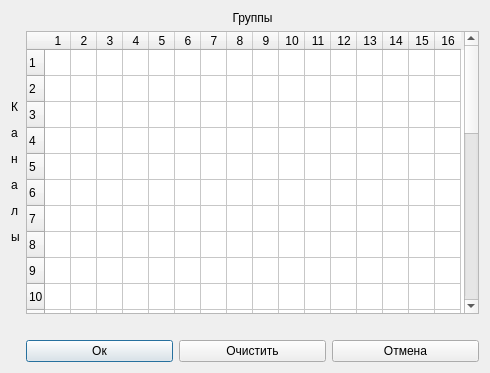
<?xml version="1.0" encoding="UTF-8"?>
<ui version="4.0">
 <class>ChannelParameters</class>
 <widget class="QDialog" name="ChannelParameters">
  <property name="geometry">
   <rect>
    <x>0</x>
    <y>0</y>
    <width>490</width>
    <height>373</height>
   </rect>
  </property>
  <property name="windowTitle">
   <string>определение параметров каналов</string>
  </property>
  <layout class="QGridLayout" name="gridLayout">
   <item row="0" column="1">
    <widget class="QLabel" name="GroupLabel">
     <property name="text">
      <string>Группы</string>
     </property>
     <property name="alignment">
      <set>Qt::AlignCenter</set>
     </property>
    </widget>
   </item>
   <item row="1" column="0">
    <widget class="QLabel" name="GroupLabel_2">
     <property name="text">
      <string>&lt;html&gt;&lt;head/&gt;&lt;body&gt;&lt;p&gt;К&lt;/p&gt;&lt;p&gt;а&lt;/p&gt;&lt;p&gt;н&lt;/p&gt;&lt;p&gt;а&lt;/p&gt;&lt;p&gt;л&lt;/p&gt;&lt;p&gt;ы&lt;/p&gt;&lt;/body&gt;&lt;/html&gt;</string>
     </property>
    </widget>
   </item>
   <item row="1" column="1">
    <widget class="QTableWidget" name="tableWidget">
     <attribute name="horizontalHeaderMinimumSectionSize">
      <number>24</number>
     </attribute>
     <attribute name="horizontalHeaderDefaultSectionSize">
      <number>26</number>
     </attribute>
     <attribute name="verticalHeaderDefaultSectionSize">
      <number>26</number>
     </attribute>
     <row>
      <property name="text">
       <string>1</string>
      </property>
     </row>
     <row>
      <property name="text">
       <string>2</string>
      </property>
     </row>
     <row>
      <property name="text">
       <string>3</string>
      </property>
     </row>
     <row>
      <property name="text">
       <string>4</string>
      </property>
     </row>
     <row>
      <property name="text">
       <string>5</string>
      </property>
     </row>
     <row>
      <property name="text">
       <string>6</string>
      </property>
     </row>
     <row>
      <property name="text">
       <string>7</string>
      </property>
     </row>
     <row>
      <property name="text">
       <string>8</string>
      </property>
     </row>
     <row>
      <property name="text">
       <string>9</string>
      </property>
     </row>
     <row>
      <property name="text">
       <string>10</string>
      </property>
     </row>
     <row>
      <property name="text">
       <string>11</string>
      </property>
     </row>
     <row>
      <property name="text">
       <string>12</string>
      </property>
     </row>
     <row>
      <property name="text">
       <string>13</string>
      </property>
     </row>
     <row>
      <property name="text">
       <string>14</string>
      </property>
     </row>
     <row>
      <property name="text">
       <string>14</string>
      </property>
     </row>
     <row>
      <property name="text">
       <string>15</string>
      </property>
     </row>
     <row>
      <property name="text">
       <string>17</string>
      </property>
     </row>
     <row>
      <property name="text">
       <string>18</string>
      </property>
     </row>
     <row>
      <property name="text">
       <string>19</string>
      </property>
     </row>
     <row>
      <property name="text">
       <string>20</string>
      </property>
     </row>
     <row>
      <property name="text">
       <string>21</string>
      </property>
     </row>
     <row>
      <property name="text">
       <string>22</string>
      </property>
     </row>
     <row>
      <property name="text">
       <string>23</string>
      </property>
     </row>
     <row>
      <property name="text">
       <string>24</string>
      </property>
     </row>
     <row>
      <property name="text">
       <string>25</string>
      </property>
     </row>
     <row>
      <property name="text">
       <string>26</string>
      </property>
     </row>
     <row>
      <property name="text">
       <string>27</string>
      </property>
     </row>
     <row>
      <property name="text">
       <string>28</string>
      </property>
     </row>
     <row>
      <property name="text">
       <string>30</string>
      </property>
     </row>
     <column>
      <property name="text">
       <string>1</string>
      </property>
     </column>
     <column>
      <property name="text">
       <string>2</string>
      </property>
     </column>
     <column>
      <property name="text">
       <string>3</string>
      </property>
     </column>
     <column>
      <property name="text">
       <string>4</string>
      </property>
     </column>
     <column>
      <property name="text">
       <string>5</string>
      </property>
     </column>
     <column>
      <property name="text">
       <string>6</string>
      </property>
     </column>
     <column>
      <property name="text">
       <string>7</string>
      </property>
     </column>
     <column>
      <property name="text">
       <string>8</string>
      </property>
     </column>
     <column>
      <property name="text">
       <string>9</string>
      </property>
     </column>
     <column>
      <property name="text">
       <string>10</string>
      </property>
     </column>
     <column>
      <property name="text">
       <string>11</string>
      </property>
     </column>
     <column>
      <property name="text">
       <string>12</string>
      </property>
     </column>
     <column>
      <property name="text">
       <string>13</string>
      </property>
     </column>
     <column>
      <property name="text">
       <string>14</string>
      </property>
     </column>
     <column>
      <property name="text">
       <string>15</string>
      </property>
     </column>
     <column>
      <property name="text">
       <string>16</string>
      </property>
     </column>
    </widget>
   </item>
   <item row="2" column="0">
    <widget class="QLabel" name="ChannelLabel">
     <property name="text">
      <string/>
     </property>
    </widget>
   </item>
   <item row="3" column="1">
    <layout class="QHBoxLayout" name="horizontalLayout">
     <item>
      <widget class="QPushButton" name="pushButtonSave">
       <property name="text">
        <string>Ок</string>
       </property>
      </widget>
     </item>
     <item>
      <widget class="QPushButton" name="pushButtonClear">
       <property name="text">
        <string>Очистить</string>
       </property>
      </widget>
     </item>
     <item>
      <widget class="QPushButton" name="pushButtonCancel">
       <property name="text">
        <string>Отмена</string>
       </property>
      </widget>
     </item>
    </layout>
   </item>
  </layout>
 </widget>
 <resources/>
 <connections/>
</ui>
